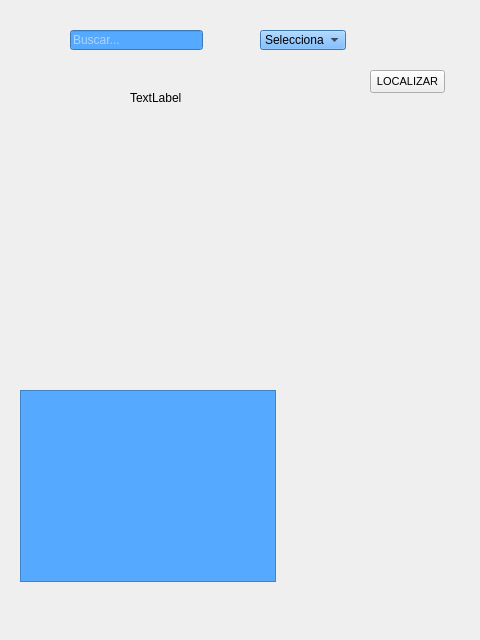
<?xml version="1.0" encoding="UTF-8"?>
<ui version="4.0">
 <class>Ventana</class>
 <widget class="QWidget" name="Ventana">
  <property name="windowModality">
   <enum>Qt::NonModal</enum>
  </property>
  <property name="geometry">
   <rect>
    <x>0</x>
    <y>0</y>
    <width>480</width>
    <height>640</height>
   </rect>
  </property>
  <property name="focusPolicy">
   <enum>Qt::NoFocus</enum>
  </property>
  <property name="windowTitle">
   <string>NigthApp</string>
  </property>
  <property name="windowIcon">
   <iconset>
    <normaloff>../Version Clase generica/NightAppBeta v5.7/NightAppBETA/recursos/images/gafasman.jpg</normaloff>../Version Clase generica/NightAppBeta v5.7/NightAppBETA/recursos/images/gafasman.jpg</iconset>
  </property>
  <widget class="QListWidget" name="lw_listplaces">
   <property name="geometry">
    <rect>
     <x>20</x>
     <y>390</y>
     <width>256</width>
     <height>192</height>
    </rect>
   </property>
   <property name="styleSheet">
    <string notr="true">background-color: rgb(85, 170, 255);
color: rgb(255, 255, 255);</string>
   </property>
  </widget>
  <widget class="QPushButton" name="pb_update">
   <property name="geometry">
    <rect>
     <x>370</x>
     <y>70</y>
     <width>75</width>
     <height>23</height>
    </rect>
   </property>
   <property name="font">
    <font>
     <pointsize>8</pointsize>
     <weight>50</weight>
     <bold>false</bold>
    </font>
   </property>
   <property name="styleSheet">
    <string notr="true">background-image: url(:/root/Recursos/images/botonfondof.png);</string>
   </property>
   <property name="text">
    <string>LOCALIZAR</string>
   </property>
   <property name="default">
    <bool>false</bool>
   </property>
   <property name="flat">
    <bool>false</bool>
   </property>
  </widget>
  <widget class="QComboBox" name="cb_categories">
   <property name="geometry">
    <rect>
     <x>260</x>
     <y>30</y>
     <width>86</width>
     <height>20</height>
    </rect>
   </property>
   <property name="styleSheet">
    <string notr="true">background-color: rgb(85, 170, 255);
color: rgb(0, 0, 0);</string>
   </property>
   <property name="frame">
    <bool>true</bool>
   </property>
   <item>
    <property name="text">
     <string>Seleccionar</string>
    </property>
   </item>
   <item>
    <property name="text">
     <string>Bar</string>
    </property>
   </item>
   <item>
    <property name="text">
     <string>Boliche</string>
    </property>
   </item>
   <item>
    <property name="text">
     <string>Restaurante</string>
    </property>
   </item>
   <item>
    <property name="text">
     <string>Casino</string>
    </property>
   </item>
   <item>
    <property name="text">
     <string>Museo</string>
    </property>
   </item>
   <item>
    <property name="text">
     <string>Teatro</string>
    </property>
   </item>
  </widget>
  <widget class="LineaDeTexto" name="le_search">
   <property name="geometry">
    <rect>
     <x>70</x>
     <y>30</y>
     <width>133</width>
     <height>20</height>
    </rect>
   </property>
   <property name="styleSheet">
    <string notr="true">background-color: rgb(85, 170, 255);
color: rgb(255, 255, 255);</string>
   </property>
   <property name="inputMethodHints">
    <set>Qt::ImhNone</set>
   </property>
   <property name="frame">
    <bool>true</bool>
   </property>
   <property name="dragEnabled">
    <bool>false</bool>
   </property>
   <property name="placeholderText">
    <string>Buscar...</string>
   </property>
   <property name="clearButtonEnabled">
    <bool>false</bool>
   </property>
  </widget>
  <widget class="QLabel" name="TimeAndDistance">
   <property name="geometry">
    <rect>
     <x>130</x>
     <y>90</y>
     <width>121</width>
     <height>16</height>
    </rect>
   </property>
   <property name="text">
    <string>TextLabel</string>
   </property>
  </widget>
  <widget class="Informacion" name="info" native="true">
   <property name="geometry">
    <rect>
     <x>310</x>
     <y>240</y>
     <width>120</width>
     <height>80</height>
    </rect>
   </property>
  </widget>
  <zorder>cb_categories</zorder>
  <zorder>le_search</zorder>
  <zorder>lw_listplaces</zorder>
  <zorder>pb_update</zorder>
  <zorder>TimeAndDistance</zorder>
  <zorder>lw_listcharac</zorder>
  <zorder>info</zorder>
 </widget>
 <customwidgets>
  <customwidget>
   <class>LineaDeTexto</class>
   <extends>QLineEdit</extends>
   <header>lineadetexto.h</header>
  </customwidget>
  <customwidget>
   <class>Informacion</class>
   <extends>QWidget</extends>
   <header>informacion.h</header>
   <container>1</container>
  </customwidget>
 </customwidgets>
 <resources/>
 <connections/>
</ui>
